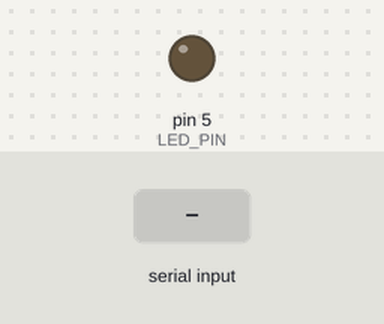
A sketch run on a simulated Arduino Uno, built with avr-gcc and run on an emulated ATmega328P. Parts: output pins drawn as LEDs (lit = HIGH). The inputs (shaded band) are chosen by the test bench.

Above: at 1.2 s.
1.3 s: "90,45\n" received over Serial
At 1.9 s:
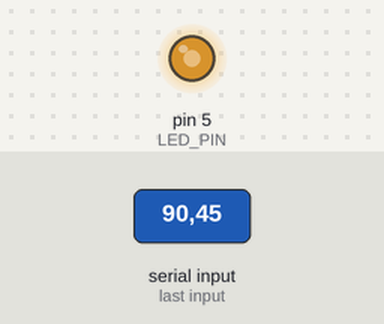
2.8 s: "30,150\n" received over Serial
At 4.0 s:
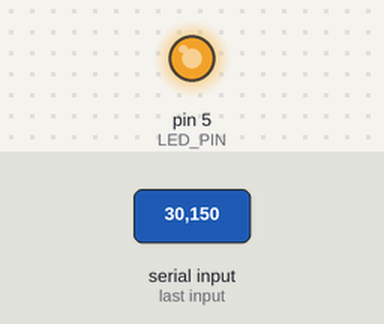
4.3 s: "200\n" received over Serial
At 5.3 s:
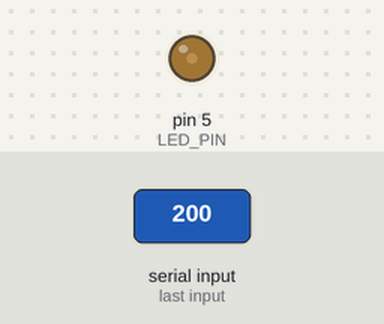
5.8 s: "90\n" received over Serial
At 6.4 s:
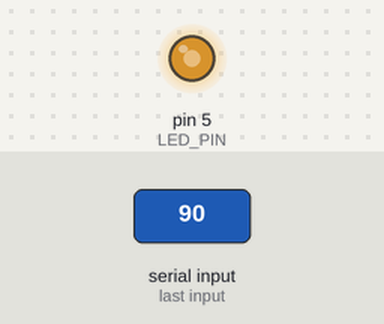
Timing chart, 0 to 8.3 s (numbered marks = the images above; inputs shaded):
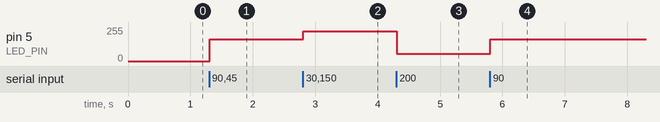

The sketch:

LEDBRIGHTNESS.ino
```cpp
const int LED_PIN = 5;

void setup() {
  pinMode(LED_PIN, OUTPUT);
  Serial.begin(9600);
}

void loop() {
  if (Serial.available() > 0) {
    String data = Serial.readStringUntil('\n');

    int brightness = data.toInt();

    brightness = constrain(brightness, 0, 255);

    analogWrite(LED_PIN,255- brightness);
  }
}
```

Measured:
- after the input at 1.3 s, pin 5 (LED_PIN): 0/255 → 165/255 at once
- after the input at 2.8 s, pin 5 (LED_PIN): 165/255 → 225/255 at once
- after the input at 4.3 s, pin 5 (LED_PIN): 225/255 → 55/255 at once
- after the input at 5.8 s, pin 5 (LED_PIN): 55/255 → 165/255 at once
